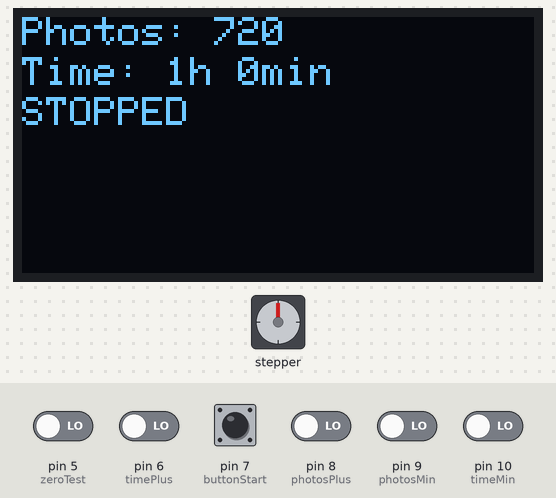
Recording of a sketch running on a simulated Arduino Uno, built with avr-gcc and run on an emulated ATmega328P. Shown: stepper motor, 128×64 one-colour display. Wiring (inferred from the names in the program): stepper motor driver (200 steps per turn assumed): step A0; direction pin 13; enable A1. The inputs (shaded band) are chosen by the test bench; at power-on: pin 5 (zeroTest), pin 6 (timePlus), pin 7 (buttonStart), pin 8 (photosPlus), pin 9 (photosMin), pin 10 (timeMin) LOW.

Above: at 1.2 s.
1.3 s: pin 7 (buttonStart) pulled HIGH for 0.15 s
At 1.57 s:
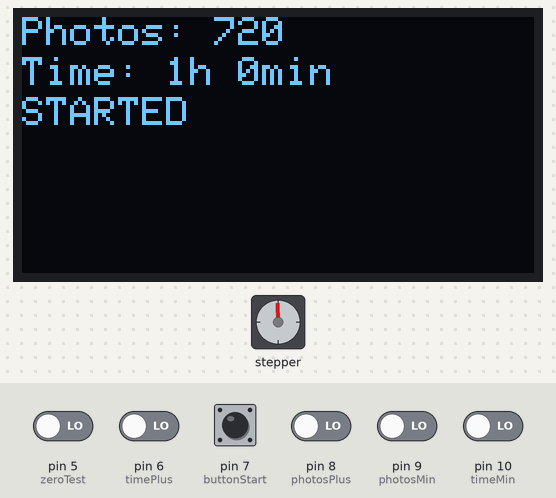
3.5 s: pin 5 (zeroTest) driven HIGH
At 4.5 s:
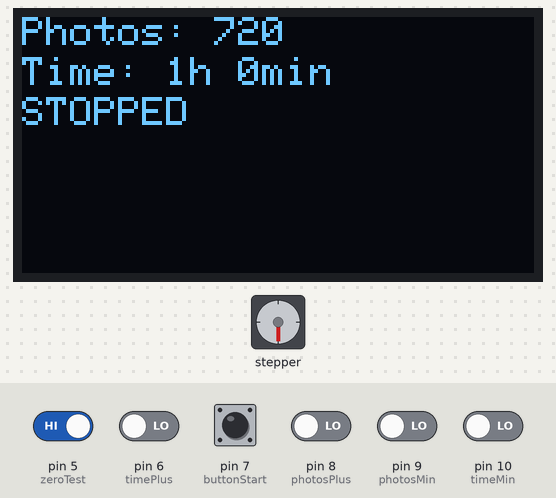
5.0 s: pin 6 (timePlus) driven HIGH
6.8 s: pin 7 (buttonStart) pulled HIGH for 1 s
At 7.18 s:
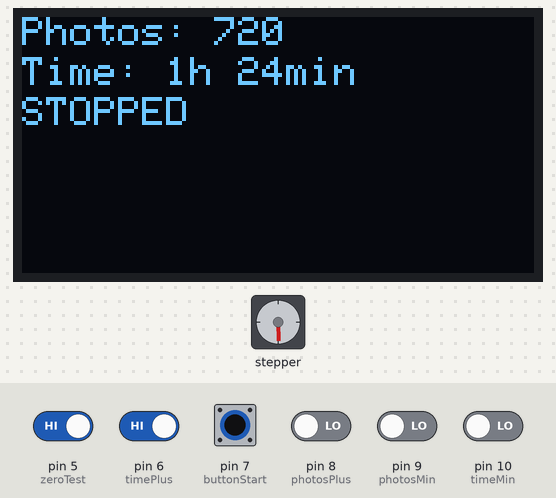
9.3 s: pin 7 (buttonStart) pulled HIGH for 0.15 s
At 10.0 s:
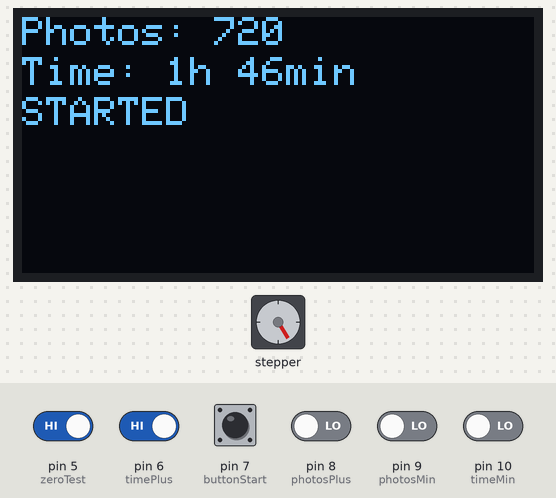
11.3 s: pin 7 (buttonStart) pulled HIGH for 0.15 s
At 11.5 s:
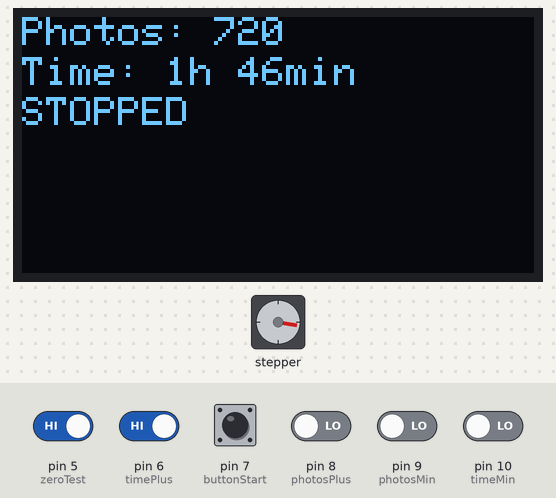
Timing chart, 0 to 16.3 s (numbered marks = the images above; inputs shaded):
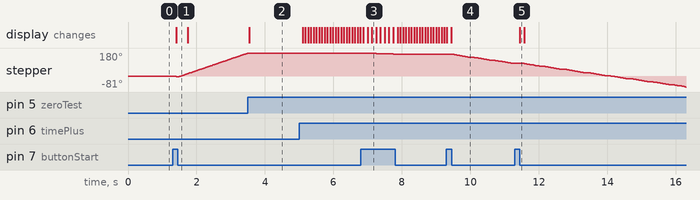

Measured:
- after the input at 3.5 s, stepper: stops changing and stays 180°; the display: changes after 0.05 s (image 2)
- after the input at 9.3 s, stepper: keeps turning counter-clockwise at about 40°/s, starting after 0.15 s; the display: first differs from a run without the input after 0.15 s (image 4)
- after the input at 11.3 s, the display: changes after 0.14 s (image 5)

The sketch:

slider-lcd.ino
```cpp
#include <Adafruit_GFX.h>
#include <Adafruit_SSD1306.h>
#define OLED_RESET 4
Adafruit_SSD1306 display(OLED_RESET);

int stp = A0;  // STEP
int dir = 13;  // KIERUNEK
int enable = A1; // ENABLE

int timeMin = 10;
int timePlus = 6;
int photosMin = 9;
int photosPlus = 8;
int buttonStart = 7;
int zeroTest = 5;
int photoSwitch = 4;

void setup() {
  display.begin(SSD1306_SWITCHCAPVCC, 0x3C);
  pinMode(stp, OUTPUT);
  pinMode(dir, OUTPUT);
  pinMode(enable, OUTPUT);
  pinMode(photoSwitch, OUTPUT);

  digitalWrite(enable, LOW);
  digitalWrite(photoSwitch, LOW);
  digitalWrite(stp, LOW);
  digitalWrite(dir, LOW);

  pinMode(timeMin, INPUT);
  pinMode(timePlus, INPUT);
  pinMode(photosMin, INPUT);
  pinMode(photosPlus, INPUT);
  pinMode(buttonStart, INPUT);
  pinMode(zeroTest, INPUT);
}

bool inProgress = false;
bool rewinding = false;
long maxSteps = 10000;
int calculatedDelay = 0;
int setSeconds = 3600;
int photos = 720;
long currentStep = 0;
long steps = 0;
long counter = 0;

void start() {
  // liczymy opóźnienia
  calculatedDelay = setSeconds * 1000 / maxSteps;
  steps = maxSteps / photos;
  counter = 0;
  inProgress = true;
}

void stopShooting() {
  inProgress = false;
  rewinding = true;
}

String niceTime() {
  int minutes = setSeconds/60;
  int hours = minutes/60;
  minutes = minutes - (hours*60);
  return ""+String(hours)+"h "+String(minutes)+"min";
}

void redrawLCD() {
  display.clearDisplay();
  display.setTextColor(WHITE);
  display.setTextSize(1);
  // pierwsza linia
  display.setCursor(0,0);
  display.print("Photos: ");
  display.print(photos);
  display.setCursor(0,10);
  display.print("Time: ");
  display.print(niceTime());
  display.setCursor(0,20);
  if (inProgress)
  {
    display.print("STARTED");
  }
  else if (rewinding)
  {
    display.print("GOING BACK");
  }
  else
  {
    display.print("STOPPED");
  }
  display.display();
}

void makeStep() {
  digitalWrite(stp, HIGH);
  delay(5);
  digitalWrite(stp, LOW);
  delay(5);
}

void takePhoto() {
  digitalWrite(photoSwitch, HIGH);
  delay(100);
  digitalWrite(photoSwitch, LOW);
}

void progressLoop() {
  digitalWrite(dir, LOW);
  makeStep();
  delay(calculatedDelay/2);
  if (++counter == steps)
  {
    takePhoto();
    counter = 0;
  }
  delay(calculatedDelay/2);
  currentStep++;
  if (currentStep == maxSteps)
  {
    stopShooting();
  }

  if (digitalRead(buttonStart) == HIGH)
  {
    delay(50);
    inProgress = false;
    stopShooting();
  }
}

void rewindingLoop() {
  digitalWrite(dir, HIGH);
  while (digitalRead(zeroTest) == LOW)
  {
    makeStep();
    delay(10);
  }
  rewinding = false;
  inProgress = false;
}

void stopLoop() {
  if (digitalRead(buttonStart) == HIGH)
  {
    delay(50);
    start();
  }

  if (digitalRead(timeMin) == HIGH)
  {
    delay(50);
    setSeconds -= 60;
    if (setSeconds < 500)
    {
      setSeconds = 500;
    }
  }

  if (digitalRead(timePlus) == HIGH)
  {
    delay(50);
    setSeconds += 60;
    if (setSeconds > 86400)
    {
      setSeconds = 86400;
    }
  }

  if (digitalRead(photosMin) == HIGH)
  {
    delay(50);
    photos -= 24;
    if (photos < 24)
    {
      photos = 24;
    }
  }

  if (digitalRead(photosPlus) == HIGH)
  {
    delay(50);
    photos += 24;
    if (photos > 7200)
    {
      photos = 7200;
    }
  }

}

void loop() {
  redrawLCD();

  if (inProgress)
  {
    progressLoop();
  }
  else if (rewinding)
  {
    rewindingLoop();
  }
  else
  {
    stopLoop();
  }
}
```
